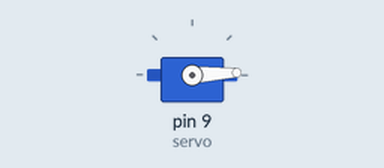
A sketch run on a simulated Arduino Uno, built with avr-gcc and run on an emulated ATmega328P. Parts: servo.

Above: at 0.05 s.
At 1.3 s:
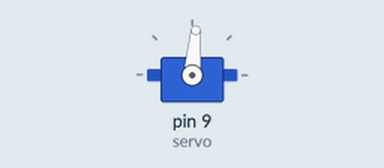
At 2.6 s:
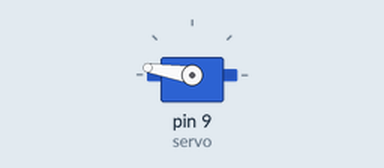
At 5.2 s:
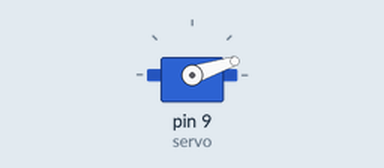
Timing chart, 0 to 7.1 s (numbered marks = the images above):
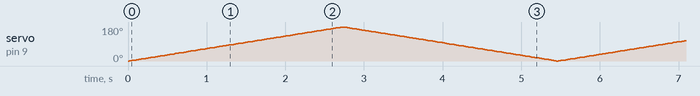

The sketch:

servo-moteur.ino
```cpp
#include <Servo.h>
int servo=9;
int pos = 0;                    //On déclare la variable pos comme un entier. Cette variable servira pour la boucle FOR
Servo MonServo;                 //On déclare MonServo comme étant un Servo ou // Déclaration d'un objet Servo

void setup()
{
  MonServo.attach(servo); //On indique ici que le servo MonServo est relié au Pin 7

}

void loop()
{
  for (pos = 0; pos <= 180; pos += 1) {     // crée une boucle qui va aller de pos=0 jusqu'à pos=180 en augmentant pos de 1 à chaque tour
  MonServo.write(pos);                      //indique au servo de se rendre à la position pos (qui vaut 1, puis 2, puis 3 etc..jusqu'à 180)
  delay(15);                                //on attend 15 millisecondes
  }

  for (pos = 180; pos >= 0; pos -= 1) {     // crée une boucle qui va aller de pos=180 jusqu'à pos=0 en diminuant pos de 1 à chaque tour
  MonServo.write(pos);                      //indique au servo de se rendre à la position pos (qui vaut 180, puis 179, puis 178 etc..jusqu'à 0)
  delay(15);                                //on attend 15 millisecondes
  }
}
```
